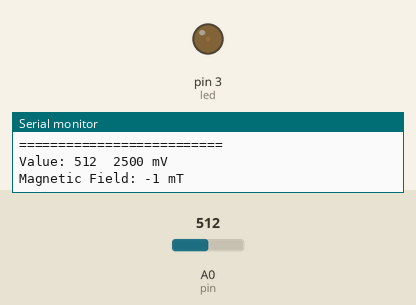
This sketch was run on a simulated Arduino Uno, built with avr-gcc and run on an emulated ATmega328P. On the bench: output pins drawn as LEDs (lit = HIGH), the last lines printed to the serial monitor. Inputs (shaded band) come from the test bench; at power-on: A0 (pin) = 512.

Above: at 1.2 s.
1.3 s: A0 (pin) set to 306
At 1.7 s:
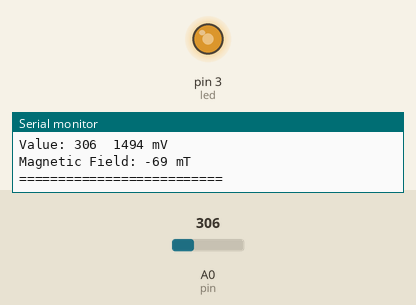
2.8 s: A0 (pin) set to 122
At 4.0 s:
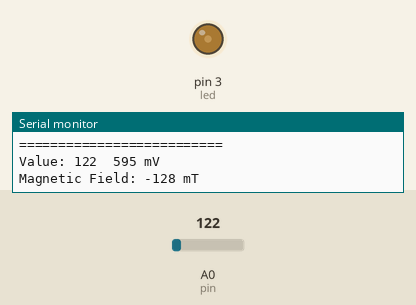
4.3 s: A0 (pin) set to 0
At 5.5 s:
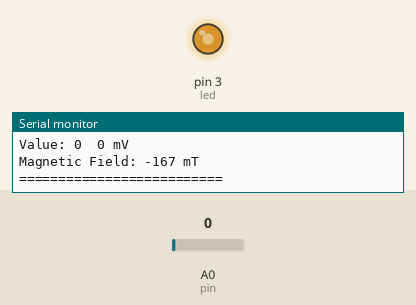
Timing chart, 0 to 7.3 s (numbered marks = the images above; inputs shaded):
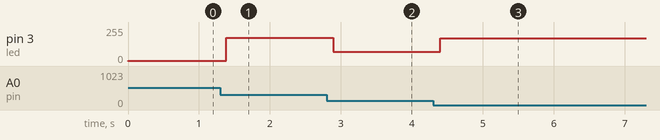

The sketch:

4.3.ino
```cpp
int pin = A0;         // Input pin for the Hall sensor
int led = 3;          // Output pin for the LED
int vcc = 5000;       // Supply voltage for the Hall sensor in millivolts (mV)

int value;            // Variable to store the analog reading (0-1023)
int voltage;          // Variable to store the voltage value in mV
int field;            // Variable to store the magnetic field value in millitesla (mT)
int brightness;       // Variable to store the LED brightness level (0-255)

void setup() {
  pinMode(led, OUTPUT);    // Set the LED pin as an output
  Serial.begin(9600);      // Start serial communication at 9600 baud
}

void loop() {
  value = analogRead(pin); // Read the analog value from the Hall sensor

  // Convert the analog value to voltage (in mV)
  voltage = value * (vcc / 1024.0);

  // Calculate the magnetic field strength in millitesla (mT)
  field = map(voltage, 1000, 4000, -100, 100);

  field--; // Apply a correction by decreasing the field value by 1 mT

  // Map the absolute value of the magnetic field (0 to 100 mT) to a brightness range (0 to 255)
  brightness = map(abs(field), 0, 100, 0, 255);

  // Set the LED brightness based on the magnetic field strength
  analogWrite(led, brightness);

  // Print the sensor reading, voltage, and magnetic field to the Serial Monitor
  Serial.print("Value: ");
  Serial.print(value);       // Print the raw analog value (0-1023)
  Serial.print("\t");
  Serial.print(voltage);     // Print the voltage in millivolts
  Serial.println(" mV");
  Serial.print("Magnetic Field: ");
  Serial.print(field);       // Print the calculated magnetic field value
  Serial.println(" mT");
  Serial.println("=========================="); // Separator line for readability

  delay(100); // Wait 100 milliseconds before taking the next reading
}
```

Measured:
- after the input at 1.3 s, pin 3 (led): 2/255 → 175/255 after 0.09 s
- after the input at 2.8 s, pin 3 (led): 175/255 → 70/255 after 0.09 s
- after the input at 4.3 s, pin 3 (led): 70/255 → 169/255 after 0.10 s
